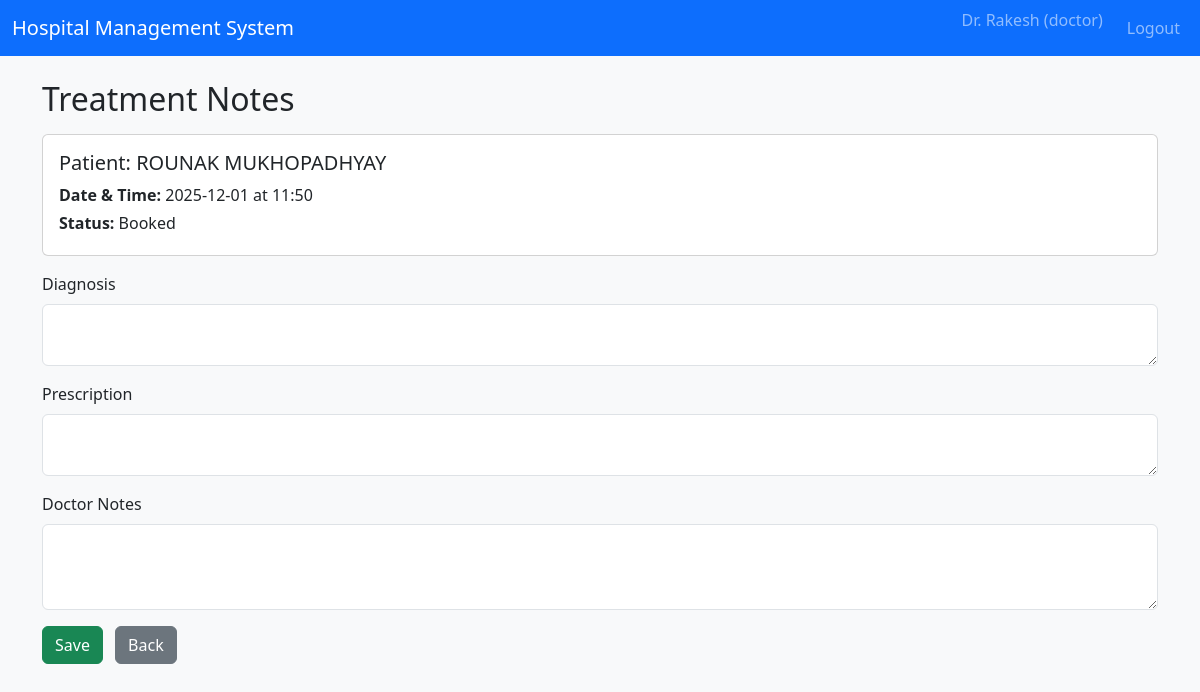
Page /doctor/appointments/7/treatment (signed in) on the earlier database version.
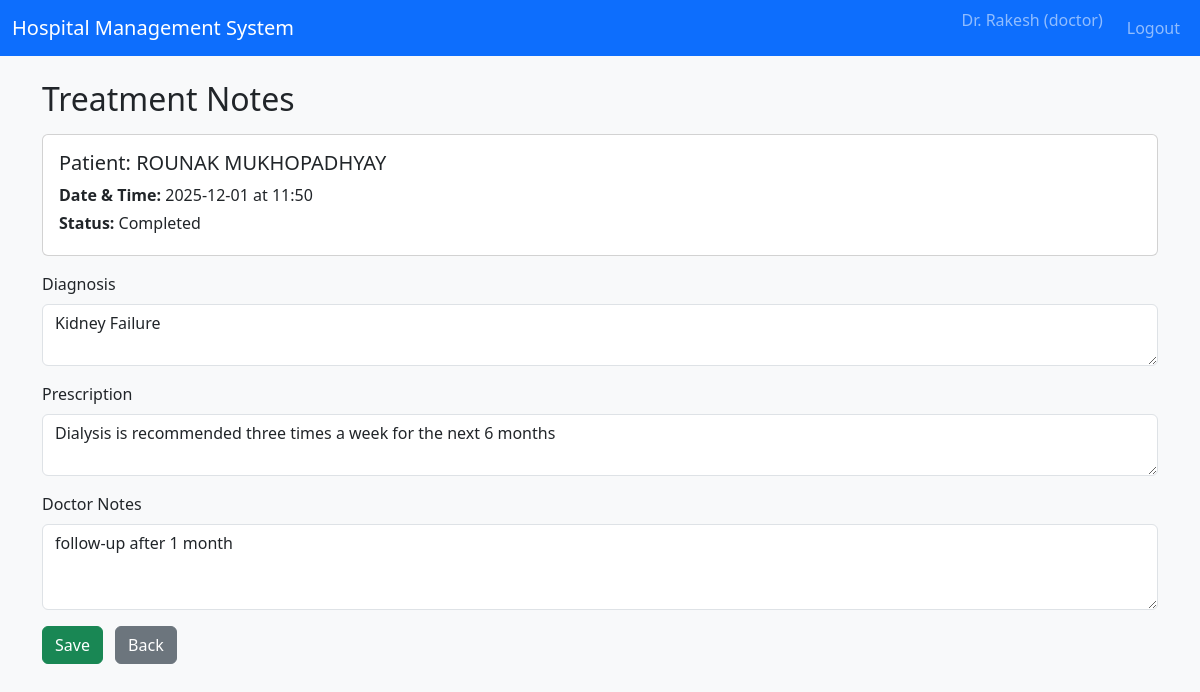
Same page on the later database version.
### tables this page shows
CREATE TABLE appointments (
            id INTEGER PRIMARY KEY AUTOINCREMENT,
            patient_id INTEGER NOT NULL,
            doctor_id INTEGER NOT NULL,
            date TEXT NOT NULL, -- YYYY-MM-DD
            time TEXT NOT NULL, -- HH:MM
            status TEXT NOT NULL CHECK(status IN ('Booked', 'Completed', 'Cancelled')),
            created_at TEXT NOT NULL,
            updated_at TEXT NOT NULL,
            FOREIGN KEY(patient_id) REFERENCES patients(id),
            FOREIGN KEY(doctor_id) REFERENCES doctors(id),
            UNIQUE(doctor_id, date, time) -- prevent double booking
        );

CREATE TABLE treatments (
            id INTEGER PRIMARY KEY AUTOINCREMENT,
            appointment_id INTEGER NOT NULL,
            diagnosis TEXT,
            prescription TEXT,
            notes TEXT,
            created_at TEXT NOT NULL,
            FOREIGN KEY(appointment_id) REFERENCES appointments(id)
        );

### controllers/routes.py (the view, shortened to what this page needs)
@main_bp.route("/doctor/appointments/<int:appointment_id>/treatment", methods=["GET", "POST"])
@login_required
@role_required("doctor")
def doctor_treatment(appointment_id):
    doctor_id = get_current_doctor_id()
    if not doctor_id:
        flash("Doctor profile not found.", "danger")
        return redirect(url_for("main.doctor_dashboard"))
    conn = get_db_connection()
    cur = conn.cursor()
    cur.execute(
        """
        SELECT a.*,
               u.full_name AS patient_name,
               t.diagnosis,
               t.prescription,
               t.notes
        FROM appointments a
        JOIN patients p ON a.patient_id = p.id
        JOIN users u ON p.user_id = u.id
        LEFT JOIN treatments t ON t.appointment_id = a.id
        WHERE a.id = ? AND a.doctor_id = ?;
        """,
        (appointment_id, doctor_id),
    )
    appt = cur.fetchone()
    if not appt:
        conn.close()
        flash("Appointment not found.", "danger")
        return redirect(url_for("main.doctor_appointments"))
    conn.close()
    return render_template("doctor_treatment_form.html", appt=appt)

### controllers/routes.py (called while the page is built)
def login_required(view_func):
    @wraps(view_func)
    def wrapped(*args, **kwargs):
        if "user_id" not in session:
            flash("Please log in to continue.", "warning")
            return redirect(url_for("main.login"))
        return view_func(*args, **kwargs)
    return wrapped

def role_required(role):
    def decorator(view_func):
        @wraps(view_func)
        def wrapped(*args, **kwargs):
            if "user_id" not in session or session.get("role") != role:
                flash("Unauthorized access.", "danger")
                return redirect(url_for("main.login"))
            return view_func(*args, **kwargs)
        return wrapped
    return decorator

def get_current_doctor_id():
    if "user_id" not in session:
        return None
    conn = get_db_connection()
    cur = conn.cursor()
    cur.execute(
        "SELECT d.id FROM doctors d JOIN users u ON d.user_id = u.id WHERE u.id = ?;",
        (session["user_id"],),
    )
    row = cur.fetchone()
    conn.close()
    return row["id"] if row else None

### models/models.py (called while the page is built)
def get_db_connection():
    conn = sqlite3.connect(DB_PATH)
    conn.row_factory = sqlite3.Row
    return conn

### templates/doctor_treatment_form.html (shortened to what this page needs)
{% extends "base.html" %}
{% block content %}
<h2>Treatment Notes</h2>
<div class="card mt-3 mb-3">
    <div class="card-body">
        <h5 class="card-title">Patient: {{ appt['patient_name'] }}</h5>
        <p class="card-text mb-1">
            <strong>Date & Time:</strong> {{ appt['date'] }} at {{ appt['time'] }}
        </p>
        <p class="card-text mb-1">
            <strong>Status:</strong> {{ appt['status'] }}
        </p>
    </div>
</div>
<form method="POST" action="{{ url_for('main.doctor_treatment', appointment_id=appt['id']) }}">
    <div class="mb-3">
        <label class="form-label">Diagnosis</label>
        <textarea class="form-control" name="diagnosis" rows="2">{{ appt['diagnosis'] or '' }}</textarea>
    </div>
    <div class="mb-3">
        <label class="form-label">Prescription</label>
        <textarea class="form-control" name="prescription" rows="2">{{ appt['prescription'] or '' }}</textarea>
    </div>
    <div class="mb-3">
        <label class="form-label">Doctor Notes</label>
        <textarea class="form-control" name="notes" rows="3">{{ appt['notes'] or '' }}</textarea>
    </div>
    <button type="submit" class="btn btn-success">Save</button>
    <a href="{{ url_for('main.doctor_appointments') }}" class="btn btn-secondary ms-2">Back</a>
</form>
{% endblock %}

Differences in the rows shown:
changed appointments: status "Booked" → "Completed"
added treatments: diagnosis "Kidney Failure", prescription "Dialysis is recommended three times a week for the next 6 months", notes "follow-up after 1 month"
